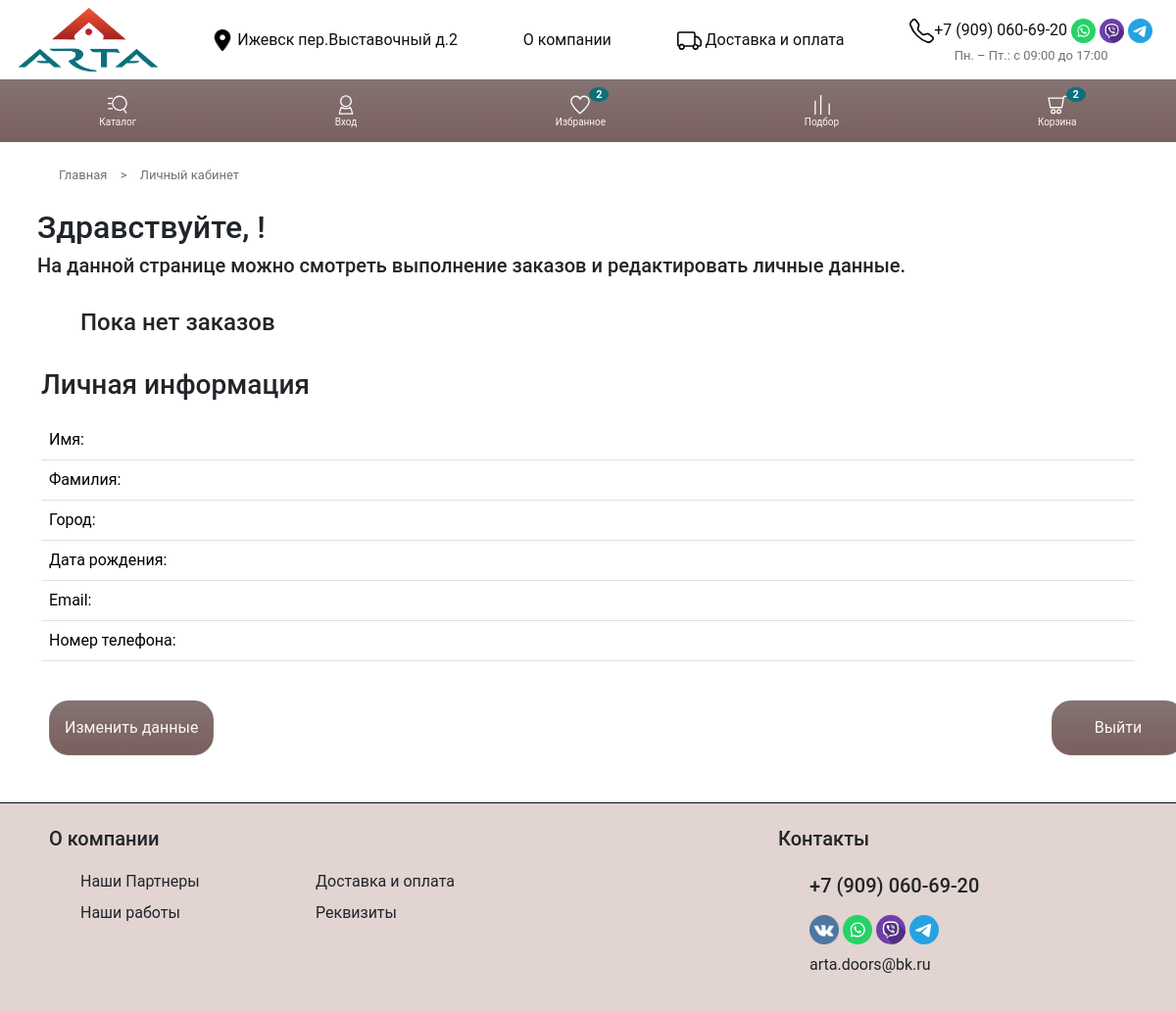
The app's page /profile/ (signed in), older data.
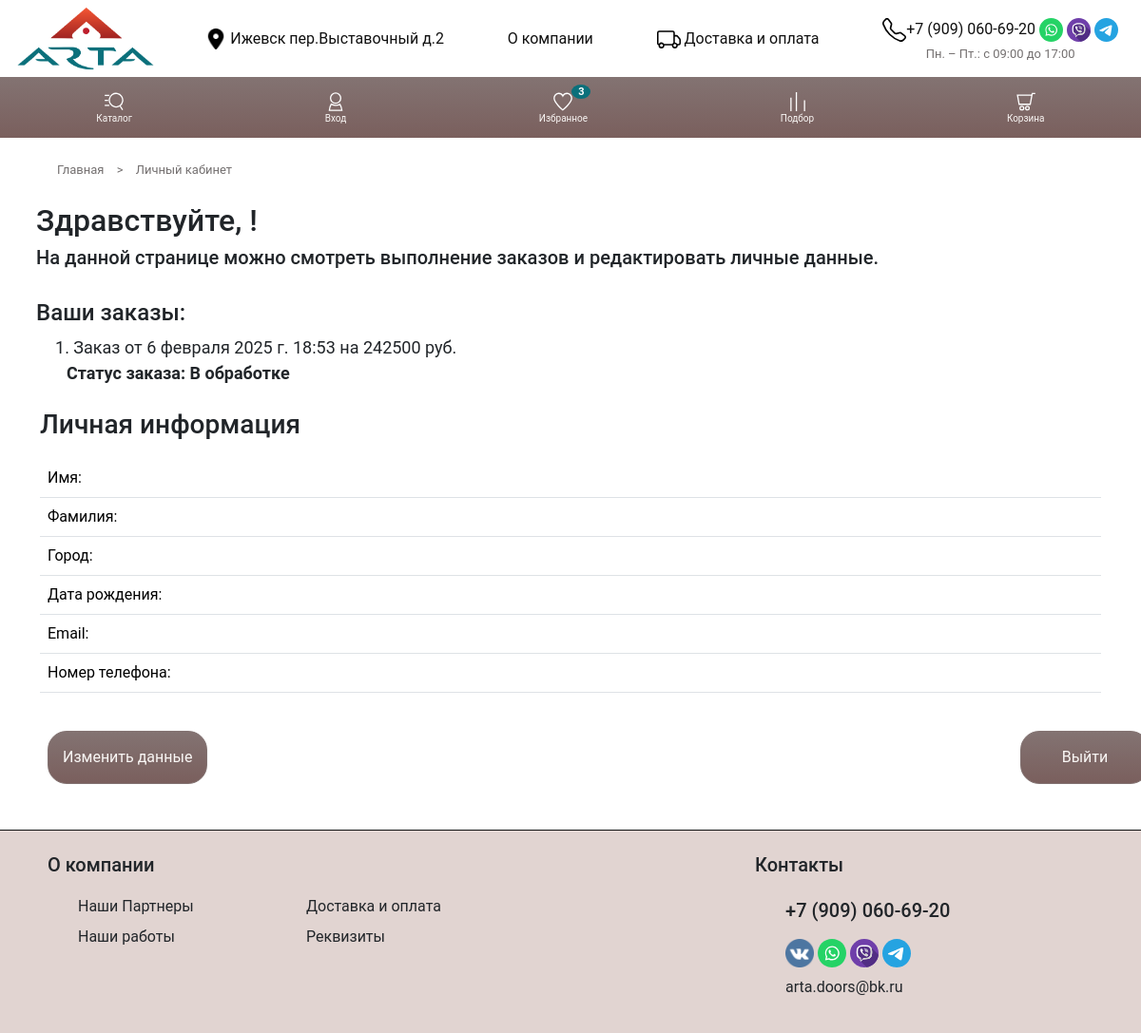
The same page, newer data.
### shop/models.py (models this page shows)
class Order(models.Model):
    STATUS_CHOICES = [
        ('processing', 'В обработке'),
        ('agreement', 'Заключение договора'),
        ('paid', 'В работе'),
        ('ready', 'Готов, ожидает отгрузку'),
        ('shipped', 'Отгружен'),
    ]
    DELIVERY_CHOICES = [
        ('company1', 'ТК Деловые линии'),
        ('company2', 'ТК КИТ'),
        ('company3', 'ТК Байкал-Сервис'),
        ('company4', 'Самовывоз'),
        ('company99', 'Сборный груз (проходящая машина), для близлежащих регионов'),
        ('custom', 'Другой вариант'),
    ]
    PAYMENT_CHOICES = [
        ('card', 'Оплата по QR коду'),
        ('transfer_to_card', 'Оплата переводом на карту'),
        ('bank_transfer_with_VAT', 'Банковский перевод с НДС'),
        ('bank_transfer_without_VAT', 'Банковский перевод без НДС'),
        ('card_in_office', 'Оплата картой в офисе'),
        ('cash', 'Оплата наличными в офисе'),
    ]
    user = models.ForeignKey(User, on_delete=models.SET_NULL, null=True, blank=True)
    session_key = models.CharField(max_length=40, null=True, blank=True)
    first_name = models.CharField(max_length=100)
    last_name = models.CharField(max_length=100)
    phone = models.CharField(max_length=15)
    email = models.EmailField()
    delivery_method = models.CharField(max_length=60, choices=DELIVERY_CHOICES)
    custom_delivery = models.CharField(max_length=200, blank=True, null=True)  # Если пользователь выбрал "Другая компания"
    payment_method = models.CharField(max_length=30, choices=PAYMENT_CHOICES)
    address = models.TextField()
    total_price = models.DecimalField(max_digits=10, decimal_places=2, default=0.00)
    status = models.CharField(max_length=20, choices=STATUS_CHOICES, default='processing')
    created_at = models.DateTimeField(auto_now_add=True)
    def __str__(self):
        return f"Order #{self.id} ({self.get_status_display()})"

### myauth/views.py (the view)
# urls.py: path('profile/', views.user_detail, name='user_detail'),
@login_required
def user_detail(request):
    profile = getattr(request.user, 'profile', None)
    if not profile:
        Profile.objects.create(user=request.user)  # Создаем профиль, если его нет
    orders = Order.objects.filter(user=request.user)
    print(orders)
    return render(request, 'user/user_detail.html', {'orders': orders})

### templates/user/user_detail.html (shortened to what this page needs)
{% extends 'base-page.html' %}
{% load static %}
{% block container %}
<main class="main">
  <div class="container">
    <br />
    <div class="row other_text">
      <div class="col"><a href="/">Главная </a> > <a href=".">Личный кабинет</a></div>
    </div>
    <br />
    <h2 class="row">
      Здравствуйте, {{ request.user.first_name }}!
    </h2>
    <h5 class="row">
      На данной странице можно смотреть выполнение заказов и редактировать личные данные.
    </h5>
    <br>
    {% if orders %}
    <h4 class="row">Ваши заказы:</h4>
            {% for order in orders reversed %}
            <a href="{% url 'user_order' pk=order.id %}"> <div class="row" style="margin-left: 1rem; font-size: 18px;"> {{ forloop.counter }}. Заказ от {{ order.created_at }} на {{ order.total_price|floatformat:0 }} руб. <strong>Статус заказа: {{ order.status }}</strong></div></a>
            {% endfor %}
    {% else %}
    <h4 class="row" style="margin-left: 40px;"> Пока нет заказов </h4>
    {% endif %}
    <br>
    <h3 style="margin-bottom: 20px;">Личная информация</h3>
    <table class="table">
      <tbody>
        <tr>
          <td>Имя:</td>
          <td>{{ request.user.first_name }}</td>
        </tr>
        <tr>
          <td>Фамилия:</td>
          <td>{{ request.user.last_name }}</td>
        </tr>
        <tr>
          <td>Город:</td>
          <td>{{ request.user.profile.city }}</td>
        </tr>
        <tr>
          <td>Дата рождения:</td>
          <td>{{ request.user.profile.birth_date|date:"d E Y" }}</td>
        </tr>
        <tr>
          <td>Email:</td>
          <td>{{ request.user.email }}</td>
        </tr>
        <tr>
          <td>Номер телефона:</td>
          <td>{{ request.user.profile.phone_number }}</td>
        </tr>
      </tbody>
    </table>
    <br>
    <div class="nav-buttons">
    <div class="row d-flex justify-content-space-beetwen">
      <div class="col"><a href="{% url 'edit_user' %}" class="mybtn">Изменить данные</a></div>
      <div class="col-1"><a href="{% url 'logout' %}" class="mybtn">Выйти</a></div></div>
    </div>
    <br>
    <br>
   </div>
</main>
{% endblock container %}

Row changes from the older to the newer data that the page shows:
added Order: created_at "6 февраля 2025 г. 18:53", total_price "242500", status "В обработке"
Text that changed along with them:
{{ favorites_count }}: "2" → "3"
{{ cart_count }}: "2" → (not shown)
text no longer shown: "Пока нет заказов"
text now shown: "Ваши заказы:"
